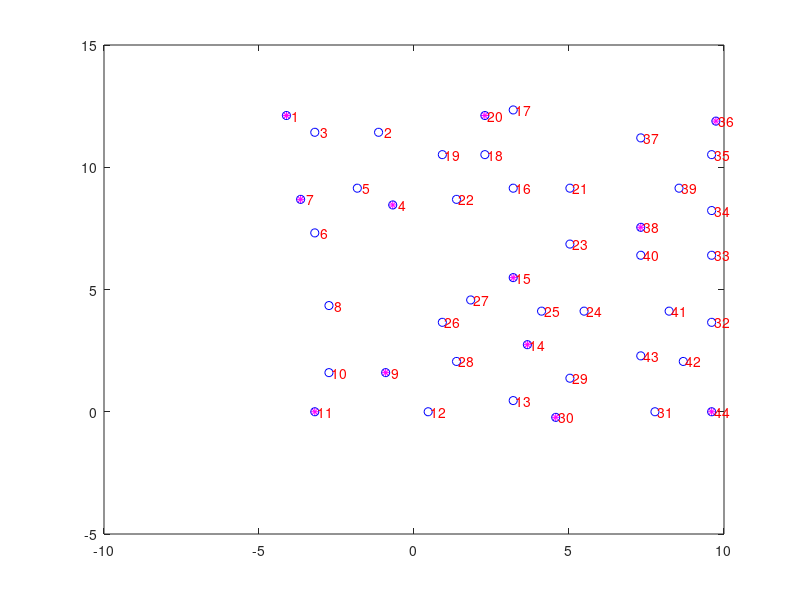

MATLAB code for this plot:
%ARRAY FOR THE EXPERIMENT OF NEAL PATWARI IN ARTICLE APPEARED IN 2003: "RELATIVE LOCATION ESTIMATION IN
%WIRELESS SENSOR NETWORKS", THE DATA INCLUDES THE POSITION OF ALL 44 NODES
%AND THE dMLE PAIRWISE DISTANCES OBTAINED BY MEANS OF THE EMPIRICAL FORMULA
%WHICH IS UNBIASED, SEE FORMULA (23) IN dwMDS PAPER
function X = deploy_nodes()
X=[-4.1148	12.116;
-1.143	11.43;
-3.2004	11.43;
-0.6858	8.4582;
-1.8288	9.144;
-3.2004	7.3152;
-3.6576	8.6868;
-2.7432	4.3434;
-0.9144	1.6002;
-2.7432	1.6002;
-3.2004	0;
0.4572	0;
3.2004	0.4572;
3.6576	2.7432;
3.2004	5.4864;
3.2004	9.144;
3.2004	12.344;
2.286	10.516;
0.9144	10.516;
2.286	12.116;
5.0292	9.144;
1.3716	8.6868;
5.0292	6.858;
5.4864	4.1148;
4.1148	4.1148;
0.9144	3.6576;
1.8288	4.572;
1.3716	2.0574;
5.0292	1.3716;
4.572	-0.2286;
7.7724	0;
9.6012	3.6576;
9.6012	6.4008;
9.6012	8.2296;
9.6012	10.516;
9.7384	11.887;
7.3152	11.201;
7.3152	7.5438;
8.5496	9.144;
7.3152	6.4008;
8.2296	4.1148;
8.6868	2.0574;
7.3152	2.286;
9.6012	0];

%Anchors
A(1,:)=X(1,:);
A(2,:)=X(4,:);
A(3,:)=X(7,:);
A(4,:)=X(9,:);
A(5,:)=X(11,:);
A(6,:)=X(14,:);
A(7,:)=X(15,:)
A(8,:)=X(20,:);
A(9,:)=X(30,:);
A(10,:)=X(36,:);
A(11,:)=X(38,:);
A(12,:)=X(44,:);

%Plot deployment
figure(1);
plot(A(:,1),A(:,2),'m*',X(:,1),X(:,2),'bo');
hold on;
labels = num2str((1:44)');
%For labelling each sensor
text(X(:,1)+.08,X(:,2),labels,'Color','r');

